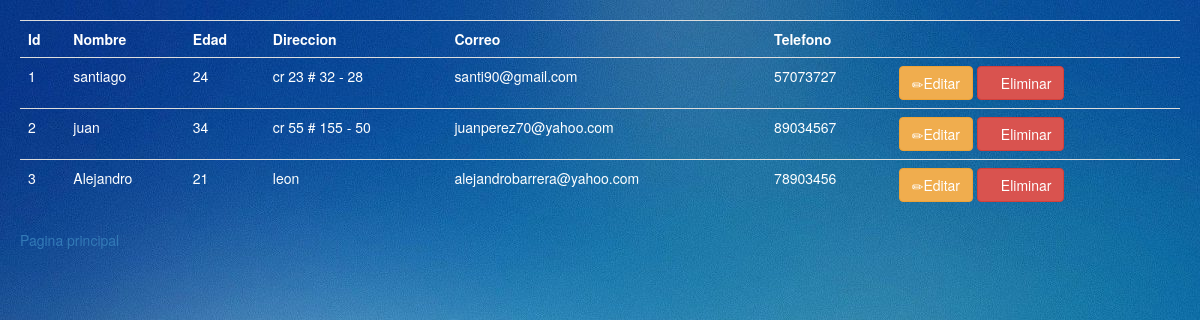
The page /busqueda.php on the database its author committed.
### tables this page shows
CREATE TABLE `contactos` (
  `id` int(11) NOT NULL AUTO_INCREMENT,
  `nombre` varchar(30) NOT NULL,
  `edad` int(3) NOT NULL,
  `direccion` varchar(30) NOT NULL,
  `correo` varchar(30) NOT NULL,
  `telefono` varchar(8) NOT NULL,
  PRIMARY KEY (`id`)
);

### busqueda.php (the view, shortened to what this page needs)
<!DOCTYPE html>
<html lang="en">
<head>
	<link rel="stylesheet" href="css/bootstrap.min.css">
	<link rel="stylesheet" href="css/estilo3.css">
</head>
<body>
			<table class='table'>
				<tr>
					<th>Id</th><th>Nombre</th><th>Edad</th><th>Direccion</th><th>Correo</th><th>Telefono</th><th><span class='glyphicon glyphicon-wrench'></span></th>
				</tr>
<?php
			$mysqli = new mysqli("localhost", "root", "1234", "agenda");
			$nombre = $mysqli->real_escape_string($_POST['buscar']);
			$consulta= "SELECT * FROM contactos where nombre like'$nombre%' ";
			if ($resultado = $mysqli->query($consulta))
			{
				while ($fila = $resultado->fetch_row())
				{
					echo "<tr>";
					echo "<td>$fila[0]</td><td>$fila[1]</td><td>$fila[2]</td><td>$fila[3]</td><td>$fila[4]</td><td>$fila[5]</td>";
					echo"<td>";
				    echo "<a data-toggle='modal' data-target='#editUsu' data-id='" .$fila[0] ."' data-nombre='" .$fila[1] ."' data-edad='" .$fila[2] ."' data-direccion='" .$fila[3] ."' data-correo='" .$fila[4]."' data-direccion='" .$fila[5]."' class='btn btn-warning'><span class='glyphicon glyphicon-pencil'></span>Editar</a> ";
					echo "<a class='btn btn-danger' href='elimina.php?id=" .$fila[0] ."'><span class='glyphicon glyphicon-remove'></span>Eliminar</a>";
					echo "</td>";
					echo "</tr>";
				}
			}
?>
	        </table>
	<a href="listar.php">
Pagina principal
    </a>
</body>
</html>

### css/estilo3.css (style rules this page uses)
body { margin: auto; width: 100%; background-image: url("../img/fondo6.jpg"); max-width: 100%; padding: 20px; border-radius: 10px; }
th { color: white; }
table { color: white; }

### rows shown on the page
contactos: id "1", nombre "santiago", edad "24", direccion "cr 23 # 32 - 28", correo "santi90@gmail.com", telefono "57073727"
contactos: id "2", nombre "juan", edad "34", direccion "cr 55 # 155 - 50", correo "juanperez70@yahoo.com", telefono "89034567"
contactos: id "3", nombre "Alejandro", edad "21", direccion "leon", correo "alejandrobarrera@yahoo.com", telefono "78903456"
